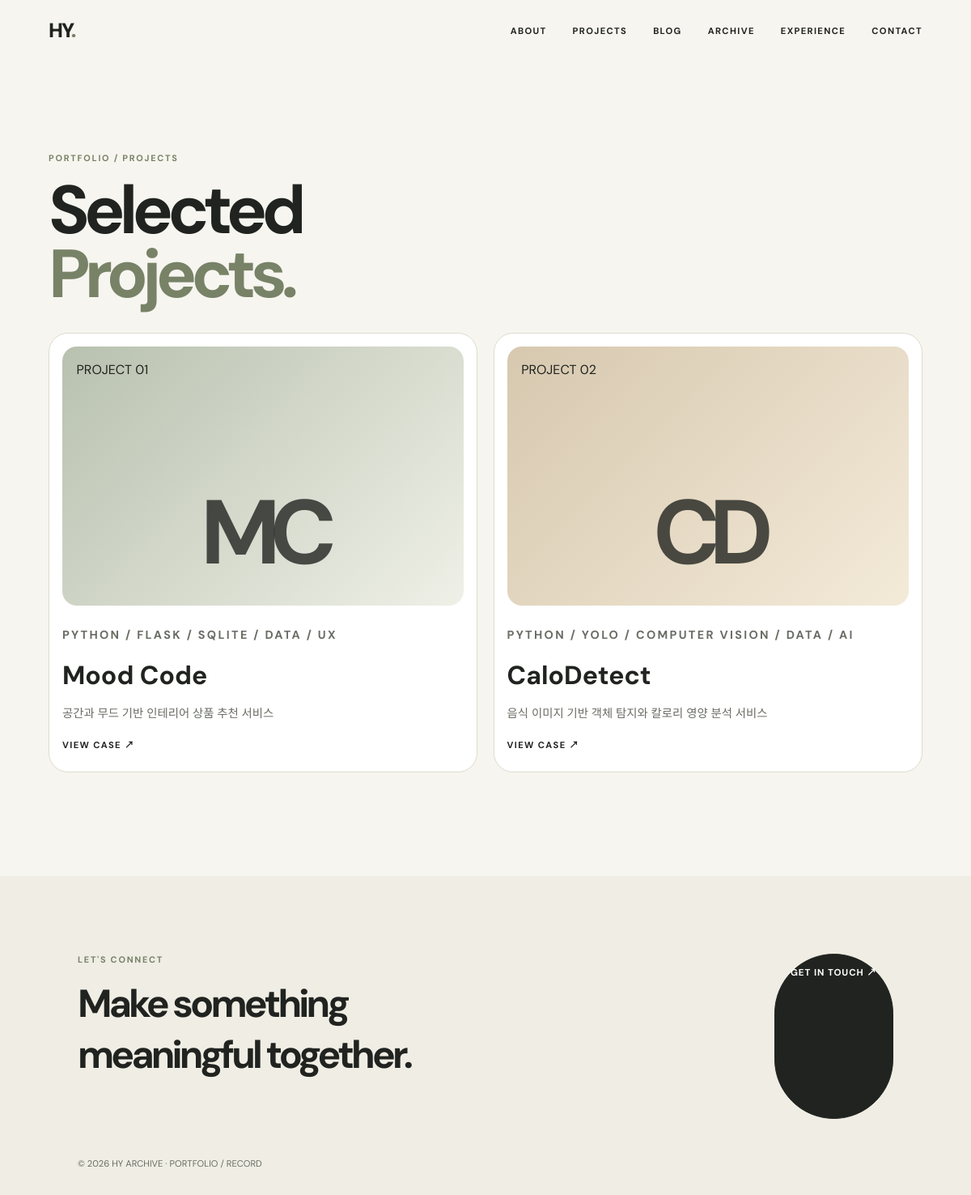
The app's page /projects with its own data.
### models.py (models this page shows)
class TimestampMixin:
    created_at = db.Column(db.DateTime, default=datetime.utcnow)
    updated_at = db.Column(db.DateTime, default=datetime.utcnow, onupdate=datetime.utcnow)

class Project(TimestampMixin, db.Model):
    id = db.Column(db.Integer, primary_key=True)
    title = db.Column(db.String(160), nullable=False)
    subtitle = db.Column(db.String(240))
    description = db.Column(db.Text)
    problem = db.Column(db.Text)
    role = db.Column(db.Text)
    process = db.Column(db.Text)
    action = db.Column(db.Text)
    trouble = db.Column(db.Text)
    solution = db.Column(db.Text)
    result = db.Column(db.Text)
    insight = db.Column(db.Text)
    tech_stack = db.Column(db.String(400))
    thumbnail = db.Column(db.String(240))
    github_url = db.Column(db.String(240), default="#")
    notion_url = db.Column(db.String(240), default="#")

### app.py (the view)
@app.route("/projects")
def projects(): return render_template("projects/list.html", projects=Project.query.order_by(Project.id).all())

### app.py (called while the page is built)
@app.context_processor
def globals_for_templates():
    return {"profile": Profile.query.first(), "project_count": Project.query.count(), "archive_count": Archive.query.filter_by(content_type="archive").count(), "skill_count": Skill.query.count(), "blog_categories": BLOG_CATEGORIES, "archive_categories": ARCHIVE_CATEGORIES}

@app.before_request
def protect_admin():
    if request.path.startswith("/admin") and request.endpoint != "admin_login" and not session.get("admin"): return redirect(url_for("admin_login"))

### templates/projects/list.html
{% extends 'base.html' %}{% block title %}Projects — HY ARCHIVE{% endblock %}{% block content %}<main class="page"><p class="eyebrow">PORTFOLIO / PROJECTS</p><h1 class="page-title">Selected<br><em>Projects.</em></h1><div class="project-grid">{% for project in projects %}<a class="project-card" href="{{ url_for('project_detail', project_id=project.id) }}"><div class="project-art art-{{ loop.index }}"><span>PROJECT 0{{ loop.index }}</span><strong>{{ 'MC' if loop.index == 1 else 'CD' }}</strong></div><p class="eyebrow">{{ project.tech_stack }}</p><h3>{{ project.title }}</h3><p>{{ project.subtitle }}</p><span class="text-link">VIEW CASE ↗</span></a>{% endfor %}</div></main>{% endblock %}

### static/css/style.css (style rules this page uses)
:root { --bg:#f7f5ef;--surface:#fff;--soft:#efede4;--text:#20231f;--muted:#696d64;--olive:#778267;--dark:#606c54;--border:#dddccf }
* { box-sizing:border-box }
html { scroll-behavior:smooth }
body { margin:0;background:var(--bg);color:var(--text);font-family:'DM Sans','Noto Sans KR',sans-serif }
a { color:inherit;text-decoration:none }
.logo span,em { color:var(--olive);font-style:normal }
.hero h1,.page-title { font-size:clamp(3.4rem,7vw,7rem);line-height:.94;letter-spacing:-.08em;margin:1.2rem 0 2rem }
.eyebrow { color:var(--olive);font-size:.68rem;font-weight:700;letter-spacing:.16em;margin:0 0 1rem;text-transform:uppercase }
.section,.page { max-width:1240px;margin:0 auto;padding:8rem 5vw }
.card p,.project-card>p,.experience-list p { color:var(--muted);line-height:1.7;font-size:.9rem }
.text-link { font-size:.7rem;font-weight:700;letter-spacing:.12em }
.project-grid { display:grid;grid-template-columns:repeat(2,1fr);gap:1.2rem }
.project-card { background:var(--surface);padding:1rem 1rem 1.5rem;border-radius:24px;border:1px solid var(--border);transition:.25s }
.project-art { height:320px;border-radius:18px;margin-bottom:1.5rem;padding:1.1rem;display:flex;flex-direction:column;justify-content:space-between;background:linear-gradient(135deg,#b8c1af,#eff0e7) }
.art-2 { background:linear-gradient(135deg,#d7c8af,#f3ead8) }
.project-art strong { font-size:7rem;letter-spacing:-.12em;align-self:center;color:rgba(32,35,31,.8) }
.project-card h3 { font-size:2rem;margin:.2rem 0 }
.page { padding-top:7rem }
.page-title { max-width:900px }

### records on screen
Project: index "MC", tech_stack "PYTHON / FLASK / SQLITE / DATA / UX", title "Mood Code", subtitle "공간과 무드 기반 인테리어 상품 추천 서비스"
Project: index "CD", tech_stack "PYTHON / YOLO / COMPUTER VISION / DATA / AI", title "CaloDetect", subtitle "음식 이미지 기반 객체 탐지와 칼로리 영양 분석 서비스"
